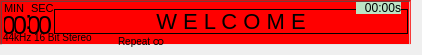
<?xml version="1.0" encoding="UTF-8"?>
<ui version="4.0">
 <class>LCDPanel</class>
 <widget class="QWidget" name="LCDPanel">
  <property name="geometry">
   <rect>
    <x>0</x>
    <y>0</y>
    <width>422</width>
    <height>55</height>
   </rect>
  </property>
  <property name="sizePolicy">
   <sizepolicy hsizetype="Fixed" vsizetype="Fixed">
    <horstretch>0</horstretch>
    <verstretch>0</verstretch>
   </sizepolicy>
  </property>
  <property name="minimumSize">
   <size>
    <width>411</width>
    <height>45</height>
   </size>
  </property>
  <property name="windowTitle">
   <string>LCD Panel</string>
  </property>
  <widget class="QLabel" name="min">
   <property name="geometry">
    <rect>
     <x>4</x>
     <y>0</y>
     <width>25</width>
     <height>16</height>
    </rect>
   </property>
   <property name="font">
    <font>
     <pointsize>-1</pointsize>
    </font>
   </property>
   <property name="styleSheet">
    <string notr="true">font-size: 11px;</string>
   </property>
   <property name="text">
    <string>MIN</string>
   </property>
  </widget>
  <widget class="QLabel" name="sec">
   <property name="geometry">
    <rect>
     <x>31</x>
     <y>0</y>
     <width>25</width>
     <height>16</height>
    </rect>
   </property>
   <property name="font">
    <font>
     <pointsize>-1</pointsize>
    </font>
   </property>
   <property name="styleSheet">
    <string notr="true">font-size: 11px;</string>
   </property>
   <property name="text">
    <string>SEC</string>
   </property>
  </widget>
  <widget class="QLabel" name="minuteDigit1">
   <property name="geometry">
    <rect>
     <x>4</x>
     <y>14</y>
     <width>12</width>
     <height>21</height>
    </rect>
   </property>
   <property name="font">
    <font>
     <pointsize>-1</pointsize>
    </font>
   </property>
   <property name="styleSheet">
    <string notr="true">font-size: 26px;</string>
   </property>
   <property name="text">
    <string>0</string>
   </property>
   <property name="alignment">
    <set>Qt::AlignRight|Qt::AlignTrailing|Qt::AlignVCenter</set>
   </property>
  </widget>
  <widget class="QLabel" name="secondDigit1">
   <property name="geometry">
    <rect>
     <x>29</x>
     <y>14</y>
     <width>12</width>
     <height>21</height>
    </rect>
   </property>
   <property name="font">
    <font>
     <pointsize>-1</pointsize>
    </font>
   </property>
   <property name="styleSheet">
    <string notr="true">font-size: 26px;</string>
   </property>
   <property name="text">
    <string>00</string>
   </property>
   <property name="alignment">
    <set>Qt::AlignRight|Qt::AlignTrailing|Qt::AlignVCenter</set>
   </property>
  </widget>
  <widget class="QLabel" name="colon">
   <property name="geometry">
    <rect>
     <x>25</x>
     <y>9</y>
     <width>8</width>
     <height>21</height>
    </rect>
   </property>
   <property name="styleSheet">
    <string notr="true">font-size: 26px;</string>
   </property>
   <property name="text">
    <string>:</string>
   </property>
  </widget>
  <widget class="QLabel" name="minuteDigit2">
   <property name="geometry">
    <rect>
     <x>15</x>
     <y>14</y>
     <width>12</width>
     <height>21</height>
    </rect>
   </property>
   <property name="font">
    <font>
     <pointsize>-1</pointsize>
    </font>
   </property>
   <property name="styleSheet">
    <string notr="true">font-size: 26px;</string>
   </property>
   <property name="text">
    <string>0</string>
   </property>
   <property name="alignment">
    <set>Qt::AlignRight|Qt::AlignTrailing|Qt::AlignVCenter</set>
   </property>
  </widget>
  <widget class="QLabel" name="secondDigit2">
   <property name="geometry">
    <rect>
     <x>40</x>
     <y>14</y>
     <width>12</width>
     <height>21</height>
    </rect>
   </property>
   <property name="font">
    <font>
     <pointsize>-1</pointsize>
    </font>
   </property>
   <property name="styleSheet">
    <string notr="true">font-size: 26px;</string>
   </property>
   <property name="text">
    <string>00</string>
   </property>
   <property name="alignment">
    <set>Qt::AlignRight|Qt::AlignTrailing|Qt::AlignVCenter</set>
   </property>
  </widget>
  <widget class="QLabel" name="songTitle">
   <property name="geometry">
    <rect>
     <x>54</x>
     <y>9</y>
     <width>354</width>
     <height>25</height>
    </rect>
   </property>
   <property name="sizePolicy">
    <sizepolicy hsizetype="Fixed" vsizetype="Fixed">
     <horstretch>0</horstretch>
     <verstretch>0</verstretch>
    </sizepolicy>
   </property>
   <property name="font">
    <font>
     <pointsize>-1</pointsize>
     <italic>false</italic>
     <bold>false</bold>
     <stylestrategy>PreferAntialias</stylestrategy>
    </font>
   </property>
   <property name="styleSheet">
    <string notr="true">border-color: rgb(0, 0, 0);
border: 1px solid;
font-size: 22px;</string>
   </property>
   <property name="text">
    <string>W E L C O M E</string>
   </property>
   <property name="alignment">
    <set>Qt::AlignCenter</set>
   </property>
  </widget>
  <widget class="QLabel" name="repeatState">
   <property name="geometry">
    <rect>
     <x>118</x>
     <y>31</y>
     <width>71</width>
     <height>16</height>
    </rect>
   </property>
   <property name="sizePolicy">
    <sizepolicy hsizetype="Fixed" vsizetype="Fixed">
     <horstretch>0</horstretch>
     <verstretch>0</verstretch>
    </sizepolicy>
   </property>
   <property name="font">
    <font>
     <pointsize>-1</pointsize>
    </font>
   </property>
   <property name="styleSheet">
    <string notr="true">font-size: 10px;</string>
   </property>
   <property name="text">
    <string>Repeat ထ</string>
   </property>
   <property name="alignment">
    <set>Qt::AlignLeading|Qt::AlignLeft|Qt::AlignTop</set>
   </property>
  </widget>
  <widget class="QLabel" name="soundResolution">
   <property name="geometry">
    <rect>
     <x>3</x>
     <y>31</y>
     <width>111</width>
     <height>16</height>
    </rect>
   </property>
   <property name="sizePolicy">
    <sizepolicy hsizetype="Fixed" vsizetype="Fixed">
     <horstretch>0</horstretch>
     <verstretch>0</verstretch>
    </sizepolicy>
   </property>
   <property name="font">
    <font>
     <pointsize>-1</pointsize>
    </font>
   </property>
   <property name="styleSheet">
    <string notr="true">font-size: 10px;</string>
   </property>
   <property name="text">
    <string>44kHz 16 Bit Stereo</string>
   </property>
   <property name="alignment">
    <set>Qt::AlignLeading|Qt::AlignLeft|Qt::AlignTop</set>
   </property>
  </widget>
  <widget class="QLabel" name="totalTime">
   <property name="geometry">
    <rect>
     <x>356</x>
     <y>2</y>
     <width>45</width>
     <height>12</height>
    </rect>
   </property>
   <property name="sizePolicy">
    <sizepolicy hsizetype="MinimumExpanding" vsizetype="Preferred">
     <horstretch>0</horstretch>
     <verstretch>0</verstretch>
    </sizepolicy>
   </property>
   <property name="font">
    <font>
     <pointsize>-1</pointsize>
    </font>
   </property>
   <property name="styleSheet">
    <string notr="true">background-color: rgb(188, 228, 196);
font-size: 12px;</string>
   </property>
   <property name="text">
    <string>00:00s</string>
   </property>
   <property name="alignment">
    <set>Qt::AlignRight|Qt::AlignTrailing|Qt::AlignVCenter</set>
   </property>
  </widget>
  <widget class="QFrame" name="border">
   <property name="geometry">
    <rect>
     <x>0</x>
     <y>0</y>
     <width>411</width>
     <height>45</height>
    </rect>
   </property>
   <property name="styleSheet">
    <string notr="true">border-radius: 0.3px;
background-position: center;
    background-origin: content;
    background-clip: padding;
border-top: 2px solid qlineargradient(spread:pad, x1:1, y1:1, x2:1, y2:0, stop:0 rgba(77, 77, 77, 255), stop:1 rgba(255, 255, 255, 0));
border-left: 2px solid qlineargradient(spread:pad, x1:1, y1:0, x2:0, y2:0, stop:0 rgba(77, 77, 77, 255), stop:1 rgba(255, 255, 255, 0));
border-right: 2px solid qlineargradient(spread:pad, x1:1, y1:0, x2:0, y2:0, stop:0 rgba(0, 0, 0, 0), stop:1 rgba(225, 226, 225, 255));
border-bottom: 1px solid #e7e7e7;</string>
   </property>
   <property name="frameShape">
    <enum>QFrame::StyledPanel</enum>
   </property>
   <property name="frameShadow">
    <enum>QFrame::Raised</enum>
   </property>
   <widget class="QLabel" name="background">
    <property name="geometry">
     <rect>
      <x>0</x>
      <y>0</y>
      <width>411</width>
      <height>45</height>
     </rect>
    </property>
    <property name="sizePolicy">
     <sizepolicy hsizetype="Fixed" vsizetype="Fixed">
      <horstretch>0</horstretch>
      <verstretch>0</verstretch>
     </sizepolicy>
    </property>
    <property name="styleSheet">
     <string notr="true">background-color: red;</string>
    </property>
    <property name="text">
     <string/>
    </property>
   </widget>
  </widget>
  <zorder>border</zorder>
  <zorder>min</zorder>
  <zorder>sec</zorder>
  <zorder>minuteDigit1</zorder>
  <zorder>secondDigit1</zorder>
  <zorder>colon</zorder>
  <zorder>minuteDigit2</zorder>
  <zorder>secondDigit2</zorder>
  <zorder>songTitle</zorder>
  <zorder>repeatState</zorder>
  <zorder>soundResolution</zorder>
  <zorder>totalTime</zorder>
 </widget>
 <resources/>
 <connections/>
</ui>
